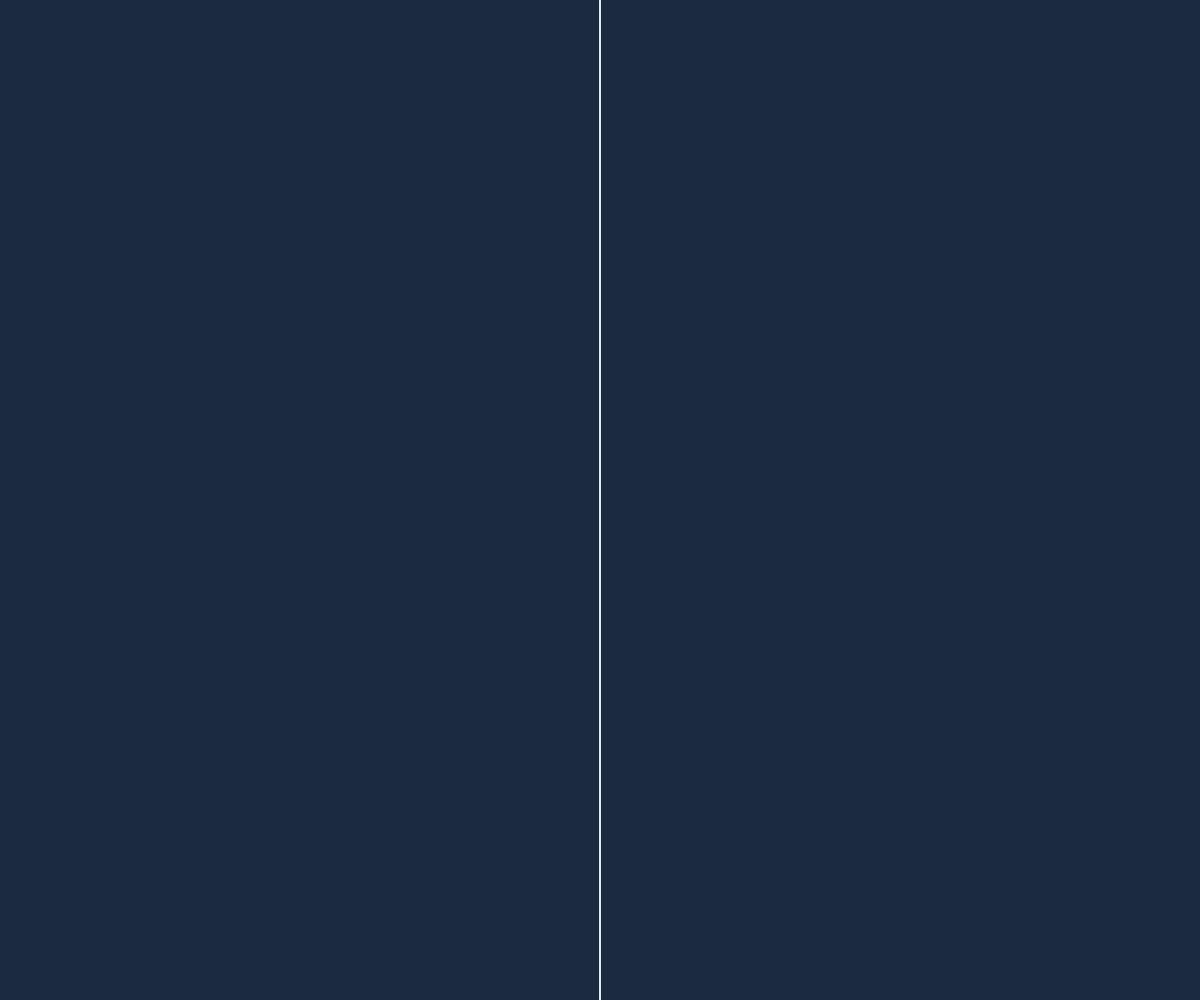
Frame 1 (no input)
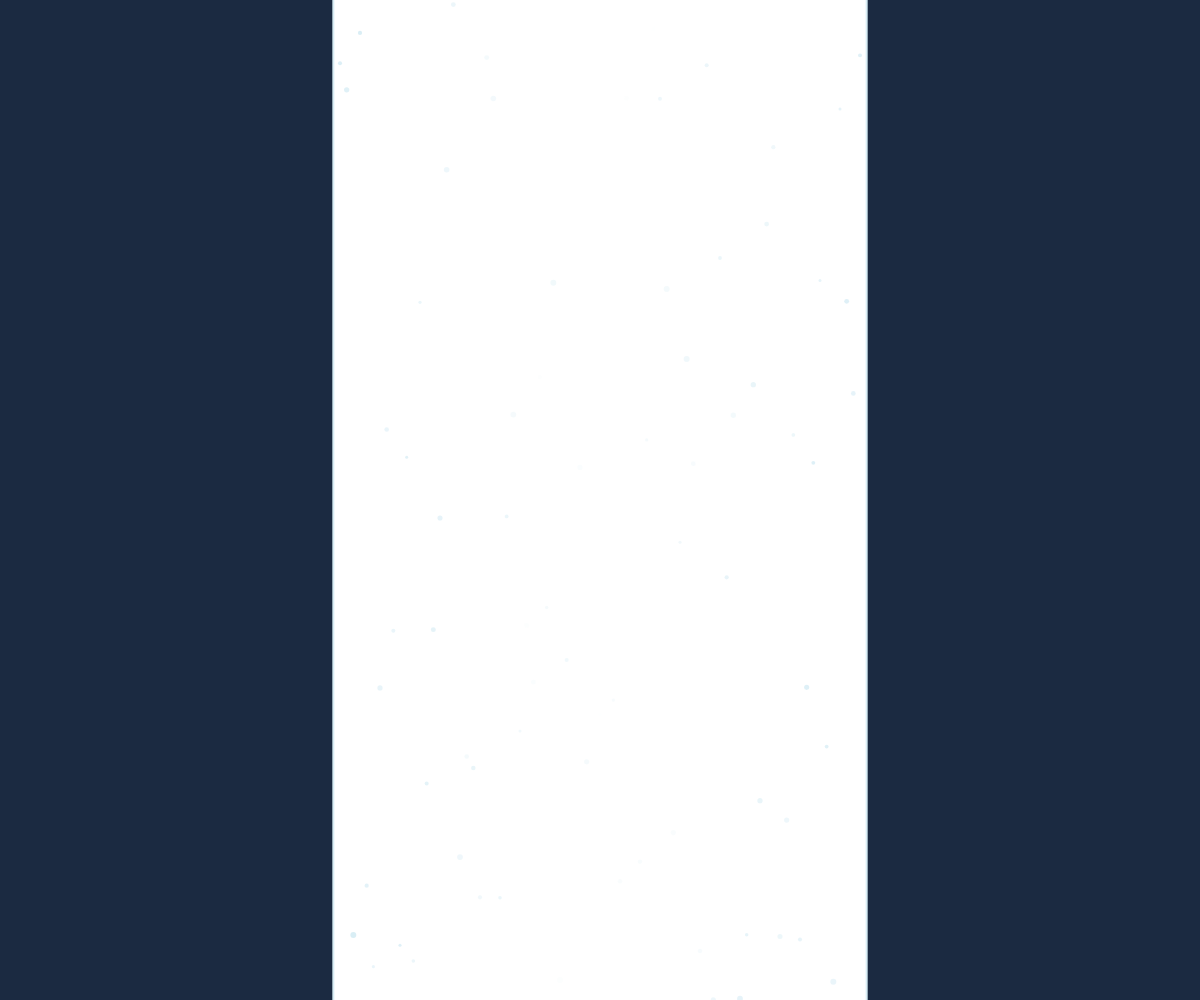
Frame 60 (no input)
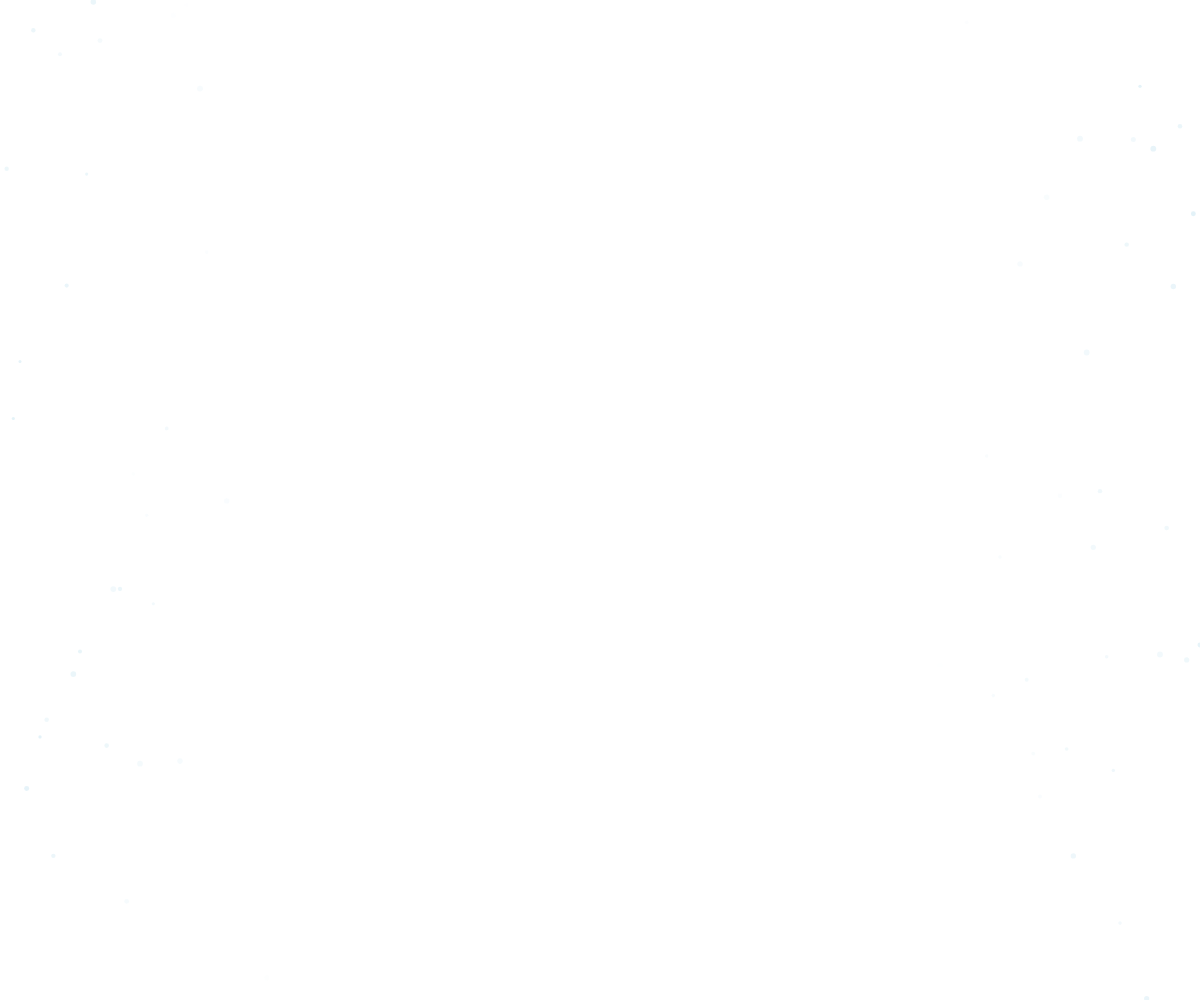
Frame 120 (the mouse pressed at the canvas centre since frame 60)

The p5.js sketch that drew these frames (run headless with seeded random() and noise() and a simulated clock; from frame 60 on, the mouse is pressed at the canvas centre):

// p5.js sketch
// ── sketch.js
// P5 overlay sketch for homepage effects
// Opening animation with splitting squares and particles

let leftSquare;
let rightSquare;
const particles = [];
let animationStarted = false;
let animationStartTime;
let moveSpeed;
let lastSpawnTime = 0;

const ANIMATION_DURATION = 1500; // 1.5 seconds
const RAMP_UP_TIME = 100; // First 100ms slow spawn
const PHASE1_SPAWN_INTERVAL = 0.1; // 0.1ms per particle
const PHASE2_SPAWN_INTERVAL = 0.001; // 0.001ms per particle

function setup() {
  const canvas = createCanvas( windowWidth, windowHeight );
  canvas.parent( document.body );
  canvas.id( 'p5-overlay' );

  canvas.style( 'position', 'fixed' );
  canvas.style( 'top', '0' );
  canvas.style( 'left', '0' );
  canvas.style( 'z-index', '5' );
  canvas.style( 'pointer-events', 'none' );

  // Calculate speed to complete in 1.5 seconds
  // Need to move half screen width in 1.5 seconds at 60fps
  moveSpeed = ( width / 2 ) / ( ANIMATION_DURATION / 1000 * 60 );

  // Initialize squares covering each half
  leftSquare = {
    x: 0,
    y: 0,
    w: width / 2,
    h: height,
    active: true
  };

  rightSquare = {
    x: width / 2,
    y: 0,
    w: width / 2,
    h: height,
    active: true
  };

  // Start animation after 500ms
  setTimeout( () => {
    animationStarted = true;
    animationStartTime = millis();
    lastSpawnTime = 0;
  }, 500 );
}

function draw() {
  clear();

  if ( animationStarted ) {
    const elapsed = millis() - animationStartTime;

    // Determine spawn interval based on phase
    let spawnInterval;
    if ( elapsed < RAMP_UP_TIME ) {
      spawnInterval = PHASE1_SPAWN_INTERVAL; // 0.1 sec per particle
    } else {
      spawnInterval = PHASE2_SPAWN_INTERVAL; // 0.05 sec per particle
    }

    // Check if it's time to spawn particles
    if ( elapsed - lastSpawnTime >= spawnInterval ) {
      lastSpawnTime = elapsed;

      // Spawn particles from both active squares
      if ( leftSquare.active ) {
        particles.push( new Particle( leftSquare.x + leftSquare.w, random( height ) ) );
      }
      if ( rightSquare.active ) {
        particles.push( new Particle( rightSquare.x, random( height ) ) );
      }
    }

    // Move squares apart
    if ( leftSquare.active ) {
      leftSquare.x -= moveSpeed;

      // Check if innermost border reached left edge
      if ( leftSquare.x + leftSquare.w <= 0 ) {
        leftSquare.active = false;
      }
    }

    if ( rightSquare.active ) {
      rightSquare.x += moveSpeed;

      // Check if innermost border reached right edge
      if ( rightSquare.x >= width ) {
        rightSquare.active = false;
      }
    }
  }

  // Draw squares with pale sky blue border on innermost edge
  noStroke();
  fill( 27, 42, 65 ); // Deep navy background

  if ( leftSquare.active ) {
    rect( leftSquare.x, leftSquare.y, leftSquare.w, leftSquare.h );
    stroke( 216, 237, 245 ); // Pale sky blue
    strokeWeight( 2 );
    line( leftSquare.x + leftSquare.w, 0, leftSquare.x + leftSquare.w, height );
  }

  if ( rightSquare.active ) {
    noStroke();
    rect( rightSquare.x, rightSquare.y, rightSquare.w, rightSquare.h );
    stroke( 216, 237, 245 );
    strokeWeight( 2 );
    line( rightSquare.x, 0, rightSquare.x, height );
  }

  // Update and draw particles
  for ( let i = particles.length - 1; i >= 0; i-- ) {
    particles[i].update();
    particles[i].display();

    if ( particles[i].isDead() ) {
      particles.splice( i, 1 );
    }
  }
}

class Particle {
  constructor( x, y ) {
    this.x = x;
    this.y = y;
    this.alpha = 255;
    this.flickerTime = 30; // Flicker for 30ms
    this.createdTime = millis();
    this.size = random( 3, 6 );
  }

  update() {
    const elapsed = millis() - this.createdTime;

    if ( elapsed > this.flickerTime ) {
      // Start fading after flicker period
      this.alpha -= 5;
    } else {
      // Flicker effect
      this.alpha = random( 150, 255 );
    }
  }

  display() {
    noStroke();
    fill( 216, 237, 245, this.alpha );
    circle( this.x, this.y, this.size );
  }

  isDead() {
    return this.alpha <= 0;
  }
}

function windowResized() {
  resizeCanvas( windowWidth, windowHeight );
}

// ── AllMyTricks.js

function Orbit () {

	this.Orbit = {
		x:windowWidth/2,
		y:windowHeight,
		angle: random(0, 360),
		speed: 1,
		radius: 200
	}

	let x, y
	x = this.Orbit.x + Math.cos(this.Orbit.angle) * this.Orbit.radius
	y = this.Orbit.y + Math.sin(this.Orbit.angle) * this.Orbit.radius

	this.Orbit.angle += this.Orbit.speed
	this.Orbit.angle += this.Orbit.speed

	this.position.x = x
	this.position.y = y
}
